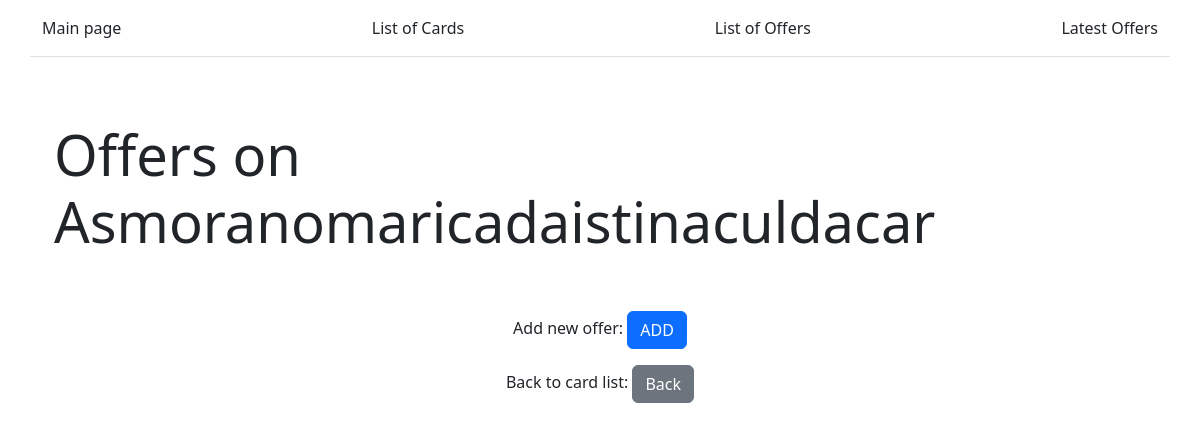
The page /offer/3 on the database as committed earlier.
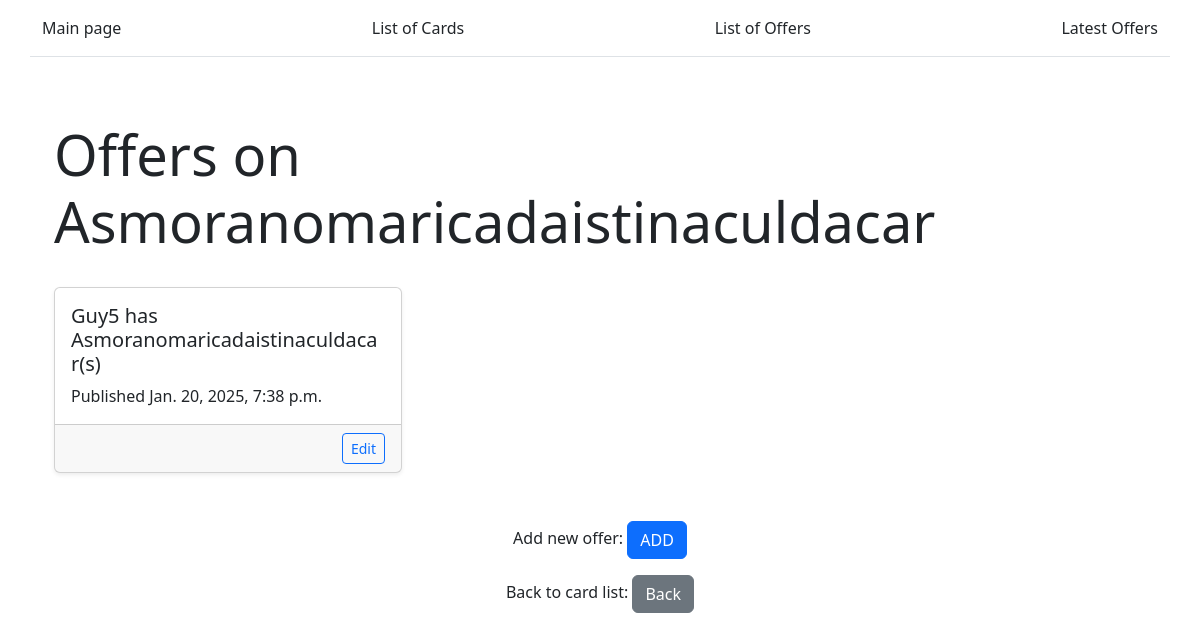
The same page on the database as committed later.
### card_browse/models.py (models this page shows, shortened)
class Offer(models.Model):
    id = models.AutoField(primary_key = True)
    user_card = models.ForeignKey(UserCard, on_delete = models.CASCADE)
    quantity = models.IntegerField()
    price = models.IntegerField()
    history = HistoricalRecords()
    published = models.DateTimeField(default = timezone.now)
    objects = models.Manager()
    new = NewOfferManager()
    def whole_price(self):
        return self.quantity * self.price
    whole_price.short_description = "Price for All"
    class Meta:
        verbose_name = "Offer"
        verbose_name_plural = "Offers"

class UserCard(models.Model):
    id = models.AutoField(primary_key = True)
    user = models.ForeignKey(User, on_delete = models.CASCADE)
    card = models.ForeignKey(Card, on_delete = models.CASCADE)
    quantity = models.IntegerField()
    def __str__(self):
        return self.user.__str__() + " has " + self.card.__str__() + "(s)"

class User(models.Model):
    id = models.AutoField(primary_key = True)
    login = models.CharField(max_length = 32, unique = True)
    password = models.CharField(max_length = 32)
    def __str__(self):
        return self.login

class Card(models.Model):
    id = models.AutoField(primary_key = True)
    image = models.ImageField(upload_to='images/', null=True, blank=True)
    name = models.CharField(max_length = 50)
    oracle_text = models.TextField(null=True, blank=True)
    power = models.IntegerField(blank = True, null = True)
    toughness = models.IntegerField(blank = True, null = True)
    mana_cost = models.CharField(max_length = 20, blank = True, null = True)
    color_identity = models.IntegerField()
    converted_mana_cost = models.IntegerField()
    rarity = models.CharField(max_length = 30, choices = RARITY_CHOICES, default = "COMMON")
    keywords = models.ManyToManyField(Keyword, related_name="cards", through="Keywords_On_Cards")
    def __str__(self):
        return self.name

### card_browse/views.py (the view)
# urls.py: path('offer/<int:card_id>', views.offer_list, name="offer_list"),
def offer_list(request, card_id = None):
    if card_id:
        offers = Offer.objects.filter(user_card__card_id = card_id)
        name = Card.objects.filter(id=card_id)[0].name
    else:
        offers = Offer.objects.all()
        name = None
    return render(request, 'card_browse/offer/list.html', {'offers' : offers, 'card_id':name})

### card_browse/templates/card_browse/offer/list.html
{% extends "base.html" %}
{% block content %}
{% include "./list_widget.html" %}
{% endblock %}

### card_browse/templates/card_browse/offer/list_widget.html
{% load card_browse_tags %}
<div class="container mt-4">
    <div class="row">
        <div class="col-12 mb-4">
            {% if card_id is None %}
            <h1 class="display-4">There are currently {% total_offers %} <a href="{% url 'offer_list' %}" class="text-primary text-dark text-decoration-none">offers</a></h1>
            {% else %}
            <h1 class="display-4"><a href="{% url 'offer_list' %}" class="text-primary text-dark text-decoration-none">Offers</a> on {{card_id}}</h1>
            {% endif %}
        </div>
        {% for offer in offers %}
        <div class="col-md-4 mb-4">
            <div class="card h-100 shadow-sm">
                <div class="card-body">
                    <a href="{% url 'offer_detail' offer.id %}" class="text-dark text-decoration-none">
                        <h5 class="card-title">{{ offer.user_card }}</h5>
                    </a>
                    <p class="card-text">Published {{ offer.published }}</p>
                </div>
                <div class="card-footer text-end">
                    <a href="{% url 'offer_form_edit' offer.id %}" class="btn btn-sm btn-outline-primary">Edit</a>
                </div>
            </div>
        </div>
        {% endfor %}
        <div class="col-12 mt-4 text-center">
            <p>Add new offer: <a href="{% url 'offer_form' %}" class="btn btn-primary">ADD</a></p>
            <p>Back to card list: <a href="{% url 'card_list' %}" class="btn btn-secondary">Back</a></p>
        </div>
    </div>
</div>

Rows that differ between the two databases and show on the page:
added Offer: user_card "Guy5 has Asmoranomaricadaistinaculdacar(s)", published "Jan. 20, 2025, 7:38 p.m."
